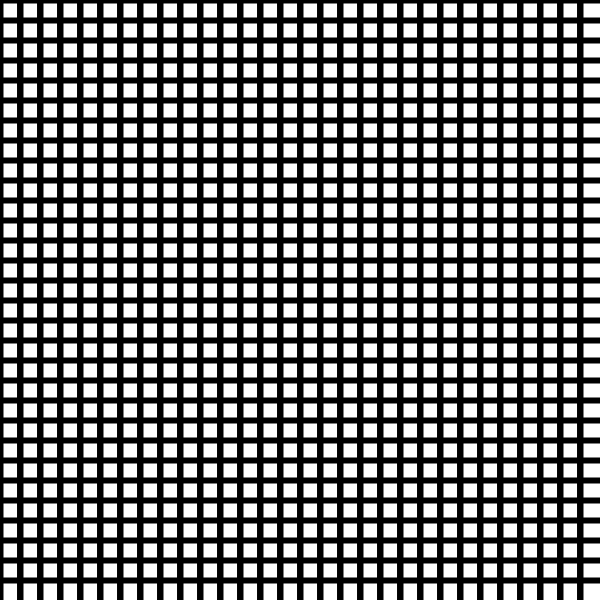
Frame 1 (no input)
Frame 2 (the mouse pressed at the canvas centre, redrawn once): identical to frame 1, image omitted

The Processing sketch that drew this single still picture (run headless with seeded random() and noise(); the mouse was pressed at the canvas centre and the sketch redrawn once):

// Processing sketch: processing_143661
// ── processing_143661.pde

// Konkuk University
// Department of Dynamic Media
// SOS iDesign
// Name: Lee hye jin
// ID: hye-jin



void setup(){
  size(600,600);
  background(0);
  smooth();
  noLoop();
}

void draw(){
  
  stroke(0);
  strokeWeight(6);
noFill();

for (int i = -100; i < width; i = i + 20) {
 for (int j = -100; j < height; j = j +20) {  
 stroke(0);
   fill(255);
   rect(i,j,100,100);
   



} 

   
 }
}
